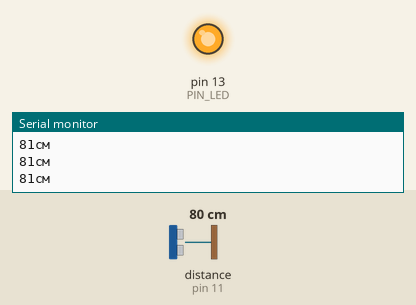
Recording of a sketch running on a simulated Arduino Uno, built with avr-gcc and run on an emulated ATmega328P. Shown: output pins drawn as LEDs (lit = HIGH), the last lines printed to the serial monitor. The test bench sets the inputs (shaded band); at power-on: distance to the obstacle (sensor on pin 11) 80 cm. The echo pulse lasts 58.3 µs per cm.

Above: at 1.2 s.
1.3 s: distance to the obstacle (sensor on pin 11) set to 21 cm
4.3 s: distance to the obstacle (sensor on pin 11) set to 18 cm
At 5.1 s:
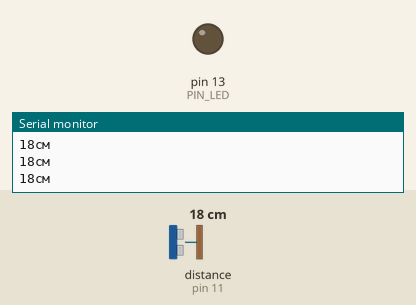
5.8 s: distance to the obstacle (sensor on pin 11) set to 35 cm
At 6.5 s:
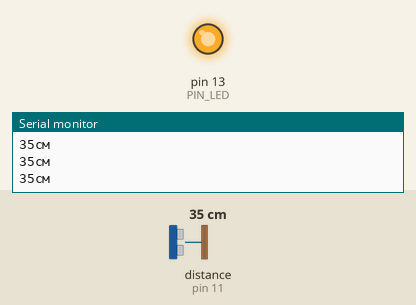
7.3 s: distance to the obstacle (sensor on pin 11) set to 2 cm
At 8.0 s:
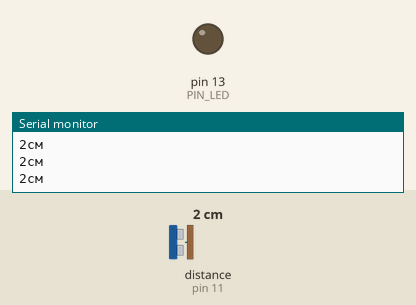
Timing chart, 0 to 9.8 s (numbered marks = the images above; inputs shaded):
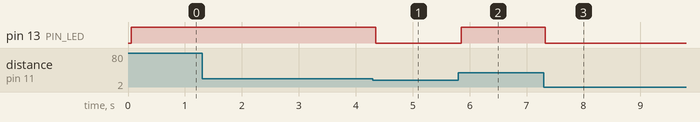

The sketch:

led_yz.ino
```cpp
#include <NewPing.h>

#define PIN_TRIG 12
#define PIN_ECHO 11
#define PIN_LED 13

#define MAX_DISTANCE 200 // Константа для определения максимального расстояния, которое мы будем считать корректным.

// Создаем объект, методами которого будем затем пользоваться для получения расстояния.
// В качестве параметров передаем номера пинов, к которым подключены выходы ECHO и TRIG датчика

NewPing sonar(PIN_TRIG, PIN_ECHO, MAX_DISTANCE);

void setup() {
  // Инициализируем взаимодействие по последовательному порту на скорости 9600
  Serial.begin(9600);
  pinMode(PIN_LED, OUTPUT);
}

void loop() {

  // Стартовая задержка, необходимая для корректной работы.
  delay(50);

  // Получаем значение от датчика расстояния и сохраняем его в переменную
  unsigned int distance = sonar.ping_cm();

  // Печатаем расстояние в мониторе порта
  Serial.print(distance);
  Serial.println("см");

  if (distance >= 20){
    digitalWrite(PIN_LED, HIGH);
  }else{
    digitalWrite(PIN_LED, LOW);
  }


}
```

Measured:
- the behaviour switches between 20 and 19 cm on distance to the obstacle (sensor on pin 11) (found by bisection; images 0 and 1)
- after the input at 4.3 s, pin 13 (PIN_LED): HIGH → LOW after 0.05 s
- after the input at 5.8 s, pin 13 (PIN_LED): LOW → HIGH after 0.05 s
- after the input at 7.3 s, pin 13 (PIN_LED): HIGH → LOW at once
